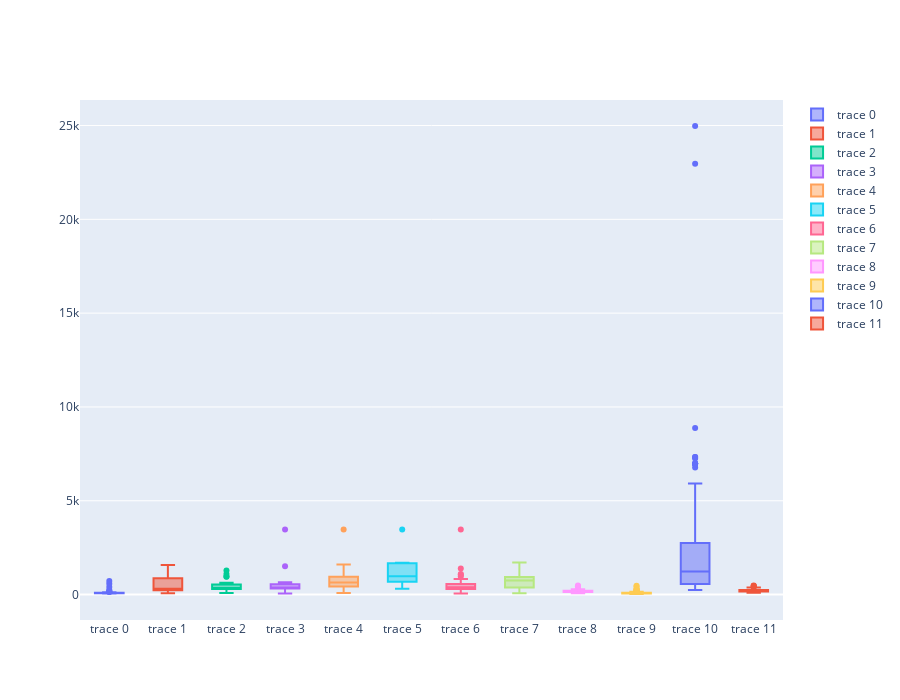

The cell this chart's notebook holds for it:
### Code cell
import plotly.graph_objects as go

fig = go.Figure()
for folder in prob_list:
    fig.add_trace(go.Box(y=elegance[folder]))

fig.update_layout(height=700)
fig.show()
